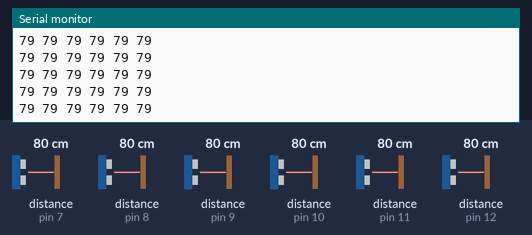
This sketch was run on a simulated Arduino Uno, built with avr-gcc and run on an emulated ATmega328P. Parts: the last lines printed to the serial monitor. The inputs (shaded band) are chosen by the test bench; at power-on: distance to the obstacle (sensors on pin 7, pin 8, pin 9, pin 10, pin 11, pin 12) 80 cm. The echo pulse lasts 58.3 µs per cm.

Above: at 1.2 s.
1.3 s: distance to the obstacle (sensor on pin 7) set to 2 cm
At 2.1 s:
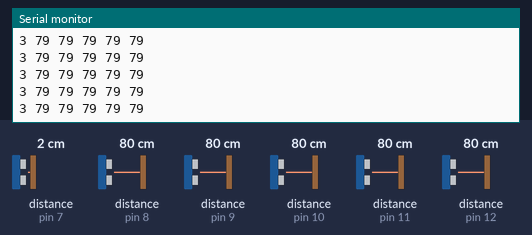
4.3 s: distance to the obstacle (sensor on pin 8) set to 4 cm
At 5.2 s:
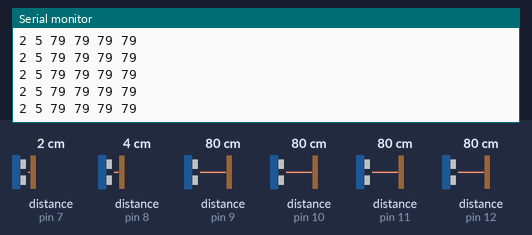
7.3 s: distance to the obstacle (sensor on pin 9) set to 9 cm
At 8.1 s:
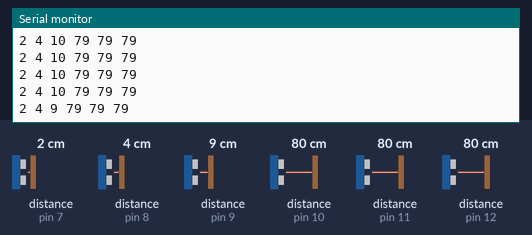
10.3 s: distance to the obstacle (sensor on pin 10) set to 9 cm
At 11.3 s:
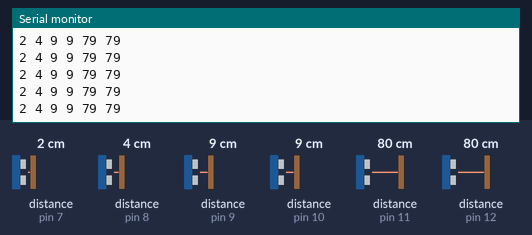
13.3 s: distance to the obstacle (sensor on pin 9) set to 35 cm
At 14.3 s:
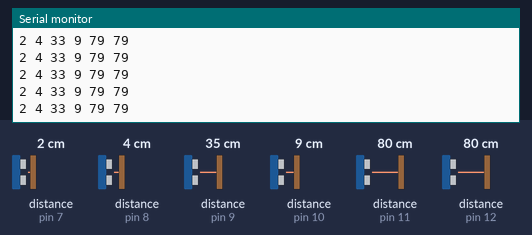
16.3 s: distance to the obstacle (sensor on pin 7) set to 153 cm
At 17.3 s:
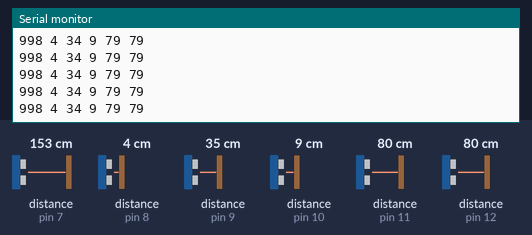
Timing chart, 0 to 19.3 s (numbered marks = the images above; inputs shaded):
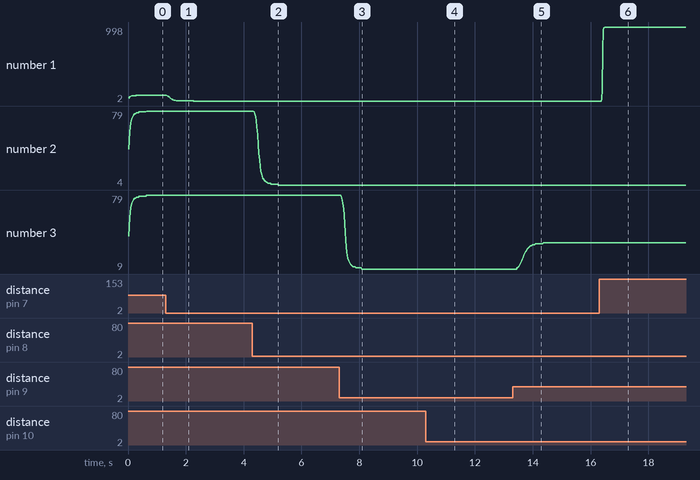

Measured:
- after the input at 1.3 s, the serial monitor: prints a new line at once (image 1)
- after the input at 4.3 s, the serial monitor: prints a new line after 0.06 s (image 2)
- after the input at 7.3 s, the serial monitor: prints a new line after 0.08 s (image 3)
- after the input at 10.3 s, the serial monitor: prints a new line after 0.06 s (image 4)
- after the input at 13.3 s, the serial monitor: prints a new line after 0.15 s (image 5)
- after the input at 16.3 s, the serial monitor: prints a new line after 0.07 s (image 6)
- plotted number 1: 79 → 2 after the input at 1.3 s, 2 → 998 after the input at 16.3 s
- plotted number 3: 9 → 34 after the input at 13.3 s

The sketch:

nano_transmitter.ino
```cpp
// ref: https://www.robot-electronics.co.uk/htm/srf05tech.htm

#include "ultrasonic.h"
#include "KalmanFilter.h"

#define TRIG_PIN 6
#define ECHO_PIN_01 7
#define ECHO_PIN_02 8
#define ECHO_PIN_03 9
#define ECHO_PIN_04 10
#define ECHO_PIN_05 11
#define ECHO_PIN_06 12

#define ALLOWED_ERROR 10

#define PROCESS_VARIANCE 0.1

Ultrasonic sensor01(TRIG_PIN, ECHO_PIN_01);  // Initialize sensor.
Ultrasonic sensor02(TRIG_PIN, ECHO_PIN_02);  // Initialize sensor.
Ultrasonic sensor03(TRIG_PIN, ECHO_PIN_03);  // Initialize sensor.
Ultrasonic sensor04(TRIG_PIN, ECHO_PIN_04);  // Initialize sensor.
Ultrasonic sensor05(TRIG_PIN, ECHO_PIN_05);  // Initialize sensor.
Ultrasonic sensor06(TRIG_PIN, ECHO_PIN_06);  // Initialize sensor.

/* KalmanFilter(e_mea, e_est, q);
e_mea: Measurement Uncertainty - How much do we expect to our measurement vary
e_est: Estimation Uncertainty - Can be initilized with the same value as e_mea since the kalman filter will adjust its value.
q: Process Variance - usually a small number between 0.001 and 1 - how fast your measurement moves. Recommended 0.01. Should be tunned to your needs.
*/
KalmanFilter filter01(10, 10, PROCESS_VARIANCE);
KalmanFilter filter02(10, 10, PROCESS_VARIANCE);
KalmanFilter filter03(10, 10, PROCESS_VARIANCE);
KalmanFilter filter04(10, 10, PROCESS_VARIANCE);
KalmanFilter filter05(10, 10, PROCESS_VARIANCE);
KalmanFilter filter06(10, 10, PROCESS_VARIANCE);

void setup () {
    Serial.begin(9600);  // Initialize serial communication
}

void loop () {
  int value01 = filter01.updateEstimate(sensor01.measure());
  int value02 = filter02.updateEstimate(sensor02.measure());
  int value03 = filter03.updateEstimate(sensor03.measure());
  int value04 = filter04.updateEstimate(sensor04.measure());
  int value05 = filter05.updateEstimate(sensor05.measure());
  int value06 = filter06.updateEstimate(sensor06.measure());
  //int value01 = sensor01.measure();
  //int value02 = sensor02.measure();
  //int value03 = sensor03.measure();
  //int value04 = sensor04.measure();
  //int value05 = sensor05.measure();
  //int value06 = sensor06.measure();
  Serial.print(value01); Serial.print(" ");
  Serial.print(value02); Serial.print(" ");
  Serial.print(value03); Serial.print(" ");
  Serial.print(value04); Serial.print(" ");
  Serial.print(value05); Serial.print(" ");
  Serial.print(value06); Serial.print(" ");
  Serial.print("\n");
}
```

KalmanFilter.cpp
```cpp
// (licence header left out)
#include "Arduino.h"
#include "KalmanFilter.h"
#include <math.h>

KalmanFilter::KalmanFilter(float mea_e, float est_e, float q)
{
  _err_measure=mea_e;
  _err_estimate=est_e;
  _q = q;
}

float KalmanFilter::updateEstimate(float mea)
{
  _kalman_gain = _err_estimate/(_err_estimate + _err_measure);
  _current_estimate = _last_estimate + _kalman_gain * (mea - _last_estimate);
  _err_estimate =  (1.0 - _kalman_gain)*_err_estimate + fabs(_last_estimate-_current_estimate)*_q;
  _last_estimate=_current_estimate;

  return _current_estimate;
}

void KalmanFilter::setMeasurementError(float mea_e)
{
  _err_measure=mea_e;
}

void KalmanFilter::setEstimateError(float est_e)
{
  _err_estimate=est_e;
}

void KalmanFilter::setProcessNoise(float q)
{
  _q=q;
}

float KalmanFilter::getKalmanGain() {
  return _kalman_gain;
}

float KalmanFilter::getEstimateError() {
  return _err_estimate;
}
```

KalmanFilter.h
```cpp
// (licence header left out)
#ifndef KalmanFilter_h
#define KalmanFilter_h

class KalmanFilter
{

public:
  KalmanFilter(float mea_e, float est_e, float q);
  float updateEstimate(float mea);
  void setMeasurementError(float mea_e);
  void setEstimateError(float est_e);
  void setProcessNoise(float q);
  float getKalmanGain();
  float getEstimateError();

private:
  float _err_measure;
  float _err_estimate;
  float _q;
  float _current_estimate;
  float _last_estimate;
  float _kalman_gain;

};

#endif
```

ultrasonic.cpp
```cpp
/*
  HCSR04 - Library for arduino, for HC-SR04 ultrasonic distance sensor.
  Created by Martin Sosic, June 11, 2016.
*/
#ifndef __ULTRASONIC_CPP
#define __ULTRASONIC_CPP
#include "Arduino.h"
#include "ultrasonic.h"

#define TRIG_PIN 6
#define ECHO_PIN 7

#define MAX_WAIT 30000 //us, 30ms --> max timeout from echo pulse
#define MAX_DISTANCE 150 //cm

Ultrasonic::Ultrasonic(int triggerPin = TRIG_PIN,
                       int echoPin = ECHO_PIN) {
    this->triggerPin = triggerPin;
    this->echoPin = echoPin;
    //---------------------- Setup -----------------------
    pinMode(this->triggerPin, OUTPUT);
    pinMode(this->echoPin, INPUT_PULLUP);
} //end constructor

int Ultrasonic::measure() {
    // Make sure that trigger pin is LOW.
    digitalWrite(triggerPin, LOW);
    // Hold trigger for 10 microseconds, which is signal for sensor to measure distance.
    digitalWrite(triggerPin, HIGH);
    delayMicroseconds(10);
    digitalWrite(triggerPin, LOW);
    delayMicroseconds(10);
    // Measure the length of echo signal, which is equal to the time needed for sound to go there and back.
    int distanceCm = pulseIn(echoPin, HIGH, MAX_WAIT);
    distanceCm = distanceCm/58; // (2.0/0.0343);
    if ((distanceCm == 0)||(distanceCm > MAX_DISTANCE)) { // maximum distance is 150cm --> 1.5m
        //return distanceCm;
        return 999; // too far away
    } else { // good data
        return distanceCm;
    }
    delay(50); //delay for 50ms to ensure the ultrasonic "beep" has faded away and will not cause a false echo on the next ranging
}// end measure

#endif //__ULTRASONIC_CPP
```

ultrasonic.h
```cpp
/*
  HCSR04 - Library for arduino, for HC-SR04 ultrasonic distance sensor.
  Created by Martin Sosic, June 11, 2016.
*/

#ifndef __ULTRASONIC_H
#define __ULTRASONIC_H

#include "Arduino.h"

class Ultrasonic {
 public:
    /**
     * @param triggerPin  Digital pin that is used for controlling sensor (output).
     * @param echoPin  Digital pin that is used to get information from sensor (input).
     */
    Ultrasonic(int triggerPin, int echoPin);

    /**
     * Measures distance by sending ultrasonic waves and measuring time it takes them to return.
     * @returns Distance in centimeters, or negative value if distance is greater than 400cm.
     */
    int measure();

 private:
    int triggerPin, echoPin;
};

#endif // __ULTRASONIC_H
```
